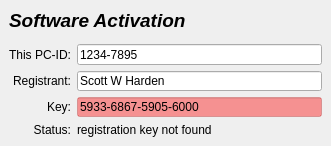
<?xml version="1.0" encoding="UTF-8"?>
<ui version="4.0">
 <class>win_activate</class>
 <widget class="QDialog" name="win_activate">
  <property name="geometry">
   <rect>
    <x>0</x>
    <y>0</y>
    <width>331</width>
    <height>146</height>
   </rect>
  </property>
  <property name="windowTitle">
   <string>Software Activation</string>
  </property>
  <widget class="QLabel" name="lblProgram">
   <property name="geometry">
    <rect>
     <x>9</x>
     <y>9</y>
     <width>190</width>
     <height>23</height>
    </rect>
   </property>
   <property name="font">
    <font>
     <pointsize>14</pointsize>
     <weight>75</weight>
     <italic>true</italic>
     <bold>true</bold>
    </font>
   </property>
   <property name="text">
    <string>Software Activation</string>
   </property>
  </widget>
  <widget class="QFrame" name="frame_2">
   <property name="geometry">
    <rect>
     <x>0</x>
     <y>35</y>
     <width>331</width>
     <height>111</height>
    </rect>
   </property>
   <property name="frameShape">
    <enum>QFrame::NoFrame</enum>
   </property>
   <property name="frameShadow">
    <enum>QFrame::Plain</enum>
   </property>
   <layout class="QGridLayout" name="gridLayout_2">
    <item row="2" column="0">
     <widget class="QLabel" name="label_8">
      <property name="text">
       <string>Key:</string>
      </property>
      <property name="alignment">
       <set>Qt::AlignRight|Qt::AlignTrailing|Qt::AlignVCenter</set>
      </property>
     </widget>
    </item>
    <item row="3" column="0">
     <widget class="QLabel" name="label_9">
      <property name="text">
       <string>Status:</string>
      </property>
      <property name="alignment">
       <set>Qt::AlignRight|Qt::AlignTrailing|Qt::AlignVCenter</set>
      </property>
     </widget>
    </item>
    <item row="3" column="1">
     <widget class="QLabel" name="lblStatus">
      <property name="enabled">
       <bool>true</bool>
      </property>
      <property name="text">
       <string>registration key not found</string>
      </property>
     </widget>
    </item>
    <item row="1" column="1">
     <widget class="QLineEdit" name="leName">
      <property name="styleSheet">
       <string notr="true">font: 8pt &quot;Courier&quot;;</string>
      </property>
      <property name="text">
       <string>Scott W Harden</string>
      </property>
     </widget>
    </item>
    <item row="0" column="0">
     <widget class="QLabel" name="label_3">
      <property name="text">
       <string>This PC-ID:</string>
      </property>
      <property name="alignment">
       <set>Qt::AlignRight|Qt::AlignTrailing|Qt::AlignVCenter</set>
      </property>
     </widget>
    </item>
    <item row="2" column="1">
     <widget class="QLineEdit" name="leKey">
      <property name="styleSheet">
       <string notr="true">font: 8pt &quot;Courier&quot;;
background-color: rgba(255, 0, 0, 100);</string>
      </property>
      <property name="text">
       <string>5933-6867-5905-6000</string>
      </property>
     </widget>
    </item>
    <item row="1" column="0">
     <widget class="QLabel" name="label_5">
      <property name="text">
       <string>Registrant:</string>
      </property>
      <property name="alignment">
       <set>Qt::AlignRight|Qt::AlignTrailing|Qt::AlignVCenter</set>
      </property>
     </widget>
    </item>
    <item row="0" column="1">
     <widget class="QLineEdit" name="lePCID">
      <property name="styleSheet">
       <string notr="true">font: 8pt &quot;Courier&quot;;</string>
      </property>
      <property name="text">
       <string>1234-7895</string>
      </property>
      <property name="readOnly">
       <bool>true</bool>
      </property>
     </widget>
    </item>
   </layout>
  </widget>
 </widget>
 <resources/>
 <connections/>
</ui>
